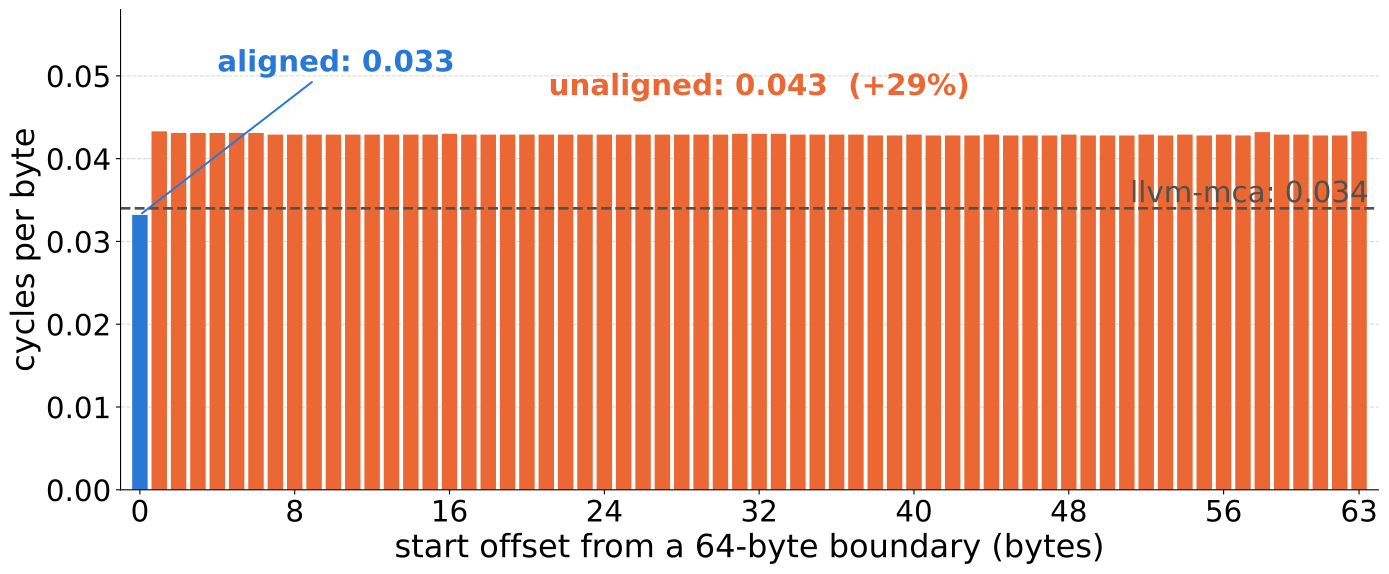

This chart was generated by the following Python code:
#!/usr/bin/env python3
"""AVX-512 to-lower, 16 KB in L1: cycles per byte vs start offset from a 64-byte boundary
(Xeon Gold 6548N, big4). Data from ../bench/results_alignment_big4.csv."""

import csv
from pathlib import Path

import matplotlib.pyplot as plt

plt.rcParams.update({
    "font.size": 24,
    "axes.labelsize": 24,
    "xtick.labelsize": 22,
    "ytick.labelsize": 22,
    "font.family": "sans-serif",
    "figure.facecolor": "white",
    "axes.facecolor": "white",
    "svg.fonttype": "path",
})

BLUE, ORANGE, GRAY = "#2a78d6", "#eb6834", "#52514e"
rows = list(csv.DictReader(open(Path(__file__).parent.parent / "bench" / "results_alignment_big4.csv")))
offsets = [int(r["offset"]) for r in rows]
cpb = [float(r["cycles_per_byte"]) for r in rows]

fig, ax = plt.subplots(figsize=(15, 6.5))
colors = [BLUE if o == 0 else ORANGE for o in offsets]
ax.bar(offsets, cpb, color=colors, width=0.8)
ax.axhline(0.034, color=GRAY, linestyle="--", linewidth=2)
ax.text(63.5, 0.034, "llvm-mca: 0.034", ha="right", va="bottom", fontsize=22, color=GRAY)
ax.annotate(f"aligned: {cpb[0]:.3f}", (0, cpb[0]), xytext=(4, 0.0515), textcoords="data",
            fontsize=22, fontweight="bold", color=BLUE, va="center",
            arrowprops=dict(arrowstyle="-", color=BLUE, lw=1.5))
mid = sum(cpb[1:]) / len(cpb[1:])
ax.text(32, mid + 0.004, f"unaligned: {mid:.3f}  (+{(mid / cpb[0] - 1) * 100:.0f}%)", ha="center", va="bottom",
        fontsize=22, fontweight="bold", color=ORANGE)

ax.set_xlabel("start offset from a 64-byte boundary (bytes)")
ax.set_ylabel("cycles per byte")
ax.set_xlim(-1, 64)
ax.set_xticks([0, 8, 16, 24, 32, 40, 48, 56, 63])
ax.set_ylim(0, 0.058)
ax.set_yticks([0, 0.01, 0.02, 0.03, 0.04, 0.05])
ax.spines["top"].set_visible(False)
ax.spines["right"].set_visible(False)
ax.yaxis.grid(True, linestyle="--", linewidth=0.8, alpha=0.5)
ax.set_axisbelow(True)

fig.tight_layout()
fig.savefig("tolower_alignment.svg", bbox_inches="tight")
fig.savefig("tolower_alignment.png", dpi=180, bbox_inches="tight")
plt.close()
